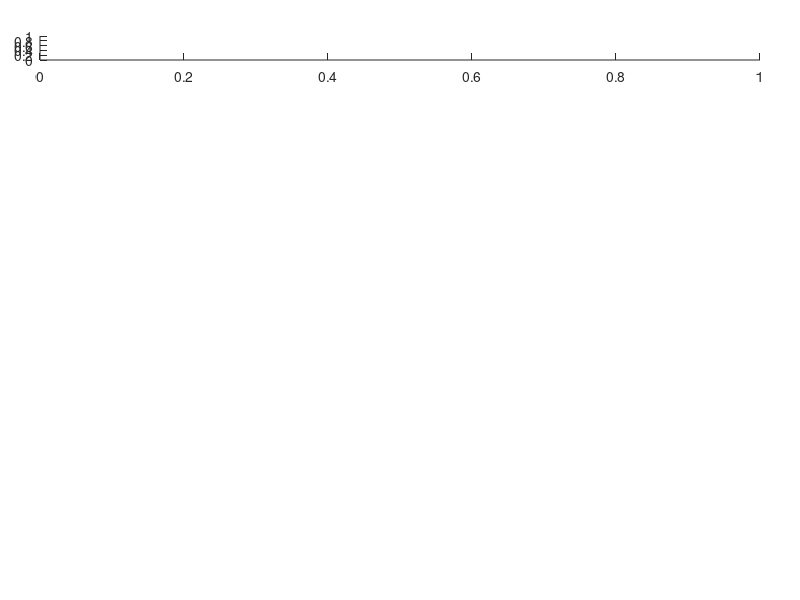

Write MATLAB code to recreate this figure. (Note: this script raises an error after producing the figure.)

function biofeedbackFigure1(subjectName,folderName)
    
    % Function to generate figure1
    % Input:
        % Subject name as string
        % foldername (optional)
     
    randomfigurenumber = 100+randi(100); 
    figure(randomfigurenumber);
    
    
    if ~exist('subjectName','var'); subjectName = 'PB'; end
    if ~exist('folderName','var');  folderName  = '';    end
    
    fontSizeVal = 10;
    
    if isempty(folderName)
        pathStr     = fileparts(pwd);
        folderName  = fullfile(pathStr,'Data',subjectName);
    end
    
    hFigure1          = gcf; % Creating 
    
%     set(gcf,'Visible', 'off'); 
    
    hExperimentFlow   = subplot('Position',[0.05 0.9 0.9 0.04],'Parent',hFigure1);
    hTFPlot           = getPlotHandles(2,1,[0.05 0.1 0.3 0.67],0.01,0.08,0);
    hsubplotDE        = getPlotHandles(1,2,[0.46 0.1 0.53 0.63],0.05,0.01,0);
    
    hFreqVsTime                 = hTFPlot(1);
    hPowervsTime                = hTFPlot(2);
    hRawAlphaPowerVsTrials      = hsubplotDE(1);
    hChInAlphaPowerVsTime       = hsubplotDE(2);
    
    set(hChInAlphaPowerVsTime, 'Box', 'off');
%     hChInAlphaPowerVsTrialtypes = axes('Position', [0.8 0.5 0.15 0.2]); % position for  within the figure 2
    hChInAlphaPowerVsTrialtypes = axes('Position', [0.86 0.65 0.13 0.15]);
    
    %%%%%%%%%%%%%%%%%%%%%%%%%%%%%%%%%%%%%%%%%%%%%%%%%%%%%%%%%%%%%%%%%%%%%%%
    %%%%%%%%%%%%%%%%%%%%%% Subplot 1 (hExperimentFlow) %%%%%%%%%%%%%%%%%%%%
    
    dX = 1; dY = 1;
    colorNameTypes = 'rgb';
    % Load saved data
    trialTypeFileName = fullfile(folderName,[subjectName 'trialTypeList.mat']);
    load(trialTypeFileName,'trialTypeList');
    % input: trialtype list:
    trialTypeList1D = trialTypeList';
    trialTypeList1D = trialTypeList1D(:);
    
    hold(hExperimentFlow,'on');    % plotting the experimental plot using patch
    
    for i = 1:3
        pos         = find(trialTypeList1D == i);
        patchX      = pos';
        patchLocX   = [patchX; patchX; patchX+dX; patchX+dX];
        patchY      = zeros(size(patchX));
        patchLocY   = [patchY; patchY+dY; patchY+dY; patchY];
        patch(patchLocX,patchLocY,colorNameTypes(i),'parent',hExperimentFlow,'EdgeColor','k');
    end
    
    xlim(hExperimentFlow,[1,61]);  ylim(hExperimentFlow,[-2,2]);  xlabel(hExperimentFlow,'Trial No','FontSize',12,'FontWeight','bold','Color','k');
    set(hExperimentFlow,'Ytick',[]);
    set(hExperimentFlow,'Ycolor',[1 1 1]);  % Making yaxis invisible
    hExperimentFlow_xTickVal = linspace(0,60,6)+1;
    set(hExperimentFlow,'Xtick',hExperimentFlow_xTickVal);
    set(hExperimentFlow,'xticklabels',{'0','12','24','36','48','60'});
    
    text(0.06,-0.6,'First Session','Color','k','fontsize',fontSizeVal,'fontweight','bold','unit','normalized','parent',hExperimentFlow);
    text(0.06+0.2,-0.6,'Second Session','Color','k','fontsize',fontSizeVal,'fontweight','bold','unit','normalized','parent',hExperimentFlow);
    text(0.06+0.4,-0.6,'Third Session','Color','k','fontsize',fontSizeVal,'fontweight','bold','unit','normalized','parent',hExperimentFlow);
    text(0.06+0.6,-0.6,'Fourth Session','Color','k','fontsize',fontSizeVal,'fontweight','bold','unit','normalized','parent',hExperimentFlow);
    text(0.06+0.8,-0.6,'Fifth Session','Color','k','fontsize',fontSizeVal,'fontweight','bold','unit','normalized','parent',hExperimentFlow);
    Xlabel_pos = get(get(hExperimentFlow, 'XLabel'), 'Position');
    set(get(hExperimentFlow, 'XLabel'), 'Position', Xlabel_pos + [0 -1 0]);
    hold(hExperimentFlow,'off');
    
%     hExperimentFlow.YAxis.Visible = 'off';  % Alternative way
%   
    %%%%%%%%%%%%%%%%%%%%%%%%%%%%%%%%%%%%%%%%%%%%%%%%%%%%%%%%%%%%%%%%%%%%%%%
    %%%%%%%%%%%%%%%%%%%%% Subplot 1.b(2) (hFreqVsTime) %%%%%%%%%%%%%%%%%%%%
    
    % spectogram plot
    % we need frequency, power and time. 
%%%     SessionNumber   = input('Input the Session Number, Default value 2 \n');
    if ~exist('SessionNumber','var'),  SessionNumber   = 2;     end    
%%%     trialNumber     = input('Input the trial Number, Default value 13 \n'); % change accordingly
    if ~exist('trialNumber','var'),    trialNumber     = 4;     end
    
    calibrationData     = load(fullfile(folderName,[subjectName 'CalibrationProcessedData' 'Session' num2str(SessionNumber) '.mat']));
    analysisData        = load(fullfile(folderName,[subjectName 'ProcessedData' 'Session' num2str(SessionNumber) 'Trial' num2str(trialNumber) '.mat']));
    
    tfDataTMP           = log10(analysisData.tfData);
    
%%% change this if have to use only alpha power from the data matrix:
%     meanCalibrationPower    = log10(mean(calibrationData.tfData,2)); % taking log of mean
    meanCalibrationPower     = mean(log10(calibrationData.tfData),2); % taking mean of log
    freqVsTimevsDeltaPower   = 10*(tfDataTMP - repmat(meanCalibrationPower,1,size(tfDataTMP,2)));
    
    freqVals    = analysisData.freqVals;    
    timeValsTF  = analysisData.timeValsTF ;
    stFreqList  = analysisData.stFreqList(6:end);
    
    %%%%% 2nd plot 
    pcolor(hFreqVsTime,timeValsTF(6:end),freqVals,freqVsTimevsDeltaPower(:,6:end));  shading(hFreqVsTime,'interp'); % timevasl on row; freqval on column
    colormap(hFreqVsTime,'jet'); cBar = colorbar(hFreqVsTime,'northoutside');

%     set(hFreqVsTime,'fontsize',fontsize,'fontweight','bold');
    ylabel(hFreqVsTime,'Frequency (Hz)','fontsize',fontSizeVal,'fontweight','bold');
    xlabel(hFreqVsTime,'Time (s)','fontsize',fontSizeVal,'fontweight','bold');
%     title(hFreqVsTime,'Delta spectogram','fontsize',fontsize,'fontweight','bold'); 

%     set(cBar,'fontsize',fontsize,'fontweight','bold');
    xlabel(cBar,'dB','fontsize',fontSizeVal,'fontweight','bold');
    ylabel(cBar,'\DeltaPower(dB)','fontsize',fontSizeVal,'fontweight','bold');

    %%%%%%%%%%%%%%%%%%%%%%%%%%%%%%%%%%%%%%%%%%%%%%%%%%%%%%%%%%%%%%%%%%%%%%%
    %%%%%%%%%%%%%%%%%%%%% Subplot 1.c(3) (hPowervsTime) %%%%%%%%%%%%%%%%%%%
        
    deltaPowerVsTime = mean(freqVsTimevsDeltaPower,1); 
    axes(hPowervsTime);
    yyaxis(gca,'left');
    plot(gca,timeValsTF(6:end),deltaPowerVsTime(6:end));
%     set(hPowervsTime,'fontsize',fontsize,'fontweight','bold');
    ylabel(gca,'Change In Power (dB)','fontsize',fontSizeVal,'fontweight','bold');
    xlabel(gca,'Time (s)','fontsize',fontSizeVal,'fontweight','bold');
    
    yyaxis(gca,'right');
    plot(gca,timeValsTF(6:end),stFreqList);
    ylabel(gca,'Tone Frequency (Hz)','fontsize',fontSizeVal,'fontweight','bold');
    xlim(gca,[5 50]);
    hold(gca,'off');
%%%     title(hPowervsTime,'','fontsize',fontsize,'fontweight','bold'); 
    
    %%%%%%%%%%%%%%%%%%%%%%%%%%%%%%%%%%%%%%%%%%%%%%%%%%%%%%%%%%%%%%%%%%%%%%%
    %%%%%%%%%%%%%%%%%%%%% Subplot 1.d(4) (hRawAlphaPowerVsTrials) %%%%%%%%%
     
    %%%%%%%%%%%%%%%%%%%%%%%%%%%%%%%%%%%%%%%%%%%%%%%%%%%%%%%%%%%%%%%%%%%%%%%
    %%%%%%%%%%%%%%%%%%%%% Subplot 1.e(5) (hChInAlphaPowerVsTime) %%%%%%%%%%
          
    %%%%%%%%%%%%%%%%%%%%%%%%%%%%%%%%%%%%%%%%%%%%%%%%%%%%%%%%%%%%%%%%%%%%%%%
    %%%%%%%%%%%%%%%%%%%%% Subplot 1.e.2(6) (hChInAlphaPowerVsTrialtypes) %%%%%%%%%%
    
    analysisPlotHandles.powerVsTrial    = hRawAlphaPowerVsTrials;
    analysisPlotHandles.powerVsTime     = hChInAlphaPowerVsTime; 
    analysisPlotHandles.barPlot         = hChInAlphaPowerVsTrialtypes;
    
    [analysisPlotHandles,~,~,~,~,~,~,~,typeNameList]  = biofeedbackAnalysis_Ver2_Mod_fig1(subjectName,'',1,analysisPlotHandles);
%     
%     [analysisPlotHandles,colorNames,meanEyeOpenPowerList(i,:), ...
%     meanEyeClosedPowerList(i,:),calibrationPowerList(i,:), ...
%     trialTypeList1D(i,:),powerVsTimeList(i,:,:),timeVals,typeNameList] ...
%         = biofeedbackAnalysis_Ver2(subjectNames{i},'',1,[]);
    
    %% Providing the legends and axis names:
    
    % legend([h1 h2 h3],'','','','Location','Best')
    set(analysisPlotHandles.barPlot,'XTick',1:3,'XTickLabel',typeNameList);
    xlabel(analysisPlotHandles.powerVsTrial,'TrialNo','fontsize',fontSizeVal,'fontweight','bold');
    ylabel(analysisPlotHandles.powerVsTrial,'Raw Alpha Power (log(AlphaPower))','fontsize',fontSizeVal,'fontweight','bold');
%     xlabel(analysisPlotHandles.diffPowerVsTrial,'TrialNo');
%     ylabel(analysisPlotHandles.diffPowerVsTrial,'\DeltaPower(dB)');
%     title(['Subject',num2str(i)]);
    % legend([h1 h2 h3],'','','','Location','Best')
%     title(analysisPlotHandles.powerVsTime,['Subject',num2str(i)]);
    xlim(analysisPlotHandles.powerVsTime,[5 51]);
    xlabel(analysisPlotHandles.powerVsTime,'Time(sec)','fontsize',fontSizeVal,'fontweight','bold');
    ylabel(analysisPlotHandles.powerVsTime,'\Delta Alpha Power (dB)','fontsize',fontSizeVal,'fontweight','bold');
    xlabel(analysisPlotHandles.barPlot,'TrialTypes','fontsize',fontSizeVal,'fontweight','bold');
    ylabel(analysisPlotHandles.barPlot,'\Delta Alpha Power (dB)','fontsize',fontSizeVal,'fontweight','bold');   
    
    title(hExperimentFlow,['Subject: ', subjectName]);
    disp('one subject data analysis completed');
    
    
    % Changing axis properties of the figures:
    set(findobj(gcf,'type','axes'),'box','off'...
    ,'fontsize',fontSizeVal...
    ,'FontWeight','Bold'...
    ,'TickDir','out'...
    ,'TickLength',[0.02 0.02]...
    ,'linewidth',1.2...
    ,'xcolor',[0 0 0]...
    ,'ycolor',[0 0 0]...
    );

    % Resetting first axis:
    set(hExperimentFlow,'Ytick',[]);
    set(hExperimentFlow,'Ycolor',[1 1 1]);  % Making yaxis invisible

    set(findall(gcf, 'Type', 'Line'),'LineWidth',2);
    set(findall(gcf, 'Type', 'errorbar'),'LineWidth',1.2);
  
    
 
end